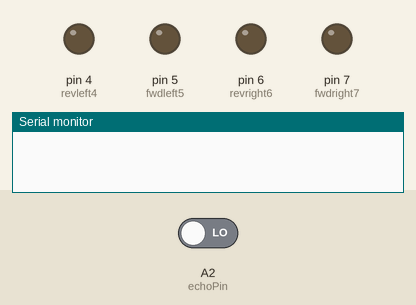
A sketch run on a simulated Arduino Uno, built with avr-gcc and run on an emulated ATmega328P. Shown: output pins drawn as LEDs (lit = HIGH), the last lines printed to the serial monitor. The inputs (shaded band) are chosen by the test bench; at power-on: A2 (echoPin) LOW. Random numbers use the default seed unless the sketch sets one; pins used as bus, display or sensor lines are not drawn.

Above: at 1.5 s.
At 2.5 s:
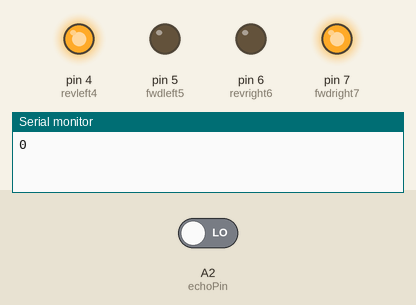
At 3.6 s:
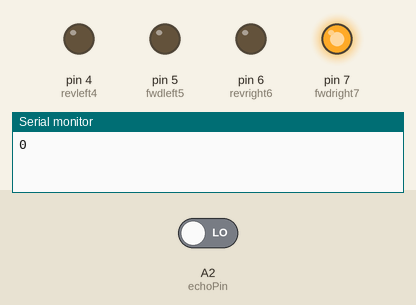
Timing chart, 0 to 6.8 s (numbered marks = the images above):
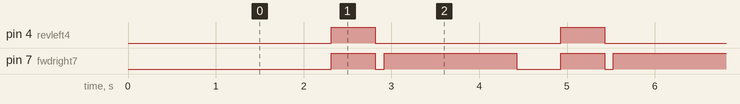

The sketch:

ioana123.ino
```cpp
int trigPin = A1;
int echoPin = A2;
int revleft4 = 4;
int fwdleft5 = 5;
int revright6 = 6;
int fwdright7 = 7;
long duration, distance;

void setup() {

  delay(random(500,2000));
  Serial.begin(9600);
  pinMode(revleft4, OUTPUT);
  pinMode(fwdleft5, OUTPUT);
  pinMode(revright6, OUTPUT);
  pinMode(fwdright7, OUTPUT);

  pinMode(trigPin, OUTPUT);
  pinMode(echoPin, INPUT);
}

void loop() {

  digitalWrite(trigPin, LOW);
  delayMicroseconds(2);
  digitalWrite(trigPin, HIGH);
  delayMicroseconds(10);
  duration = pulseIn(echoPin, HIGH);
  distance = duration / 58.2;
  Serial.println(distance);
  delay(10);
  if (distance > 19)
  {
    digitalWrite(fwdright7, LOW);
    digitalWrite(revright6, HIGH);
    digitalWrite(fwdleft5, HIGH);
    digitalWrite(revleft4, LOW);
  }
  if (distance < 18)
  {
    digitalWrite(fwdright7, LOW);
    digitalWrite(revright6, LOW);
    digitalWrite(fwdleft5, LOW);
    digitalWrite(revleft4, LOW);
    delay(500);
    digitalWrite(fwdright7, HIGH);
    digitalWrite(revright6, LOW);
    digitalWrite(fwdleft5, LOW);
    digitalWrite(revleft4, HIGH);
    delay(500);
    digitalWrite(fwdright7, LOW);
    digitalWrite(revright6, LOW);
    digitalWrite(fwdleft5, LOW);
    digitalWrite(revleft4, LOW);
    delay(100);
    digitalWrite(fwdright7, HIGH);
    digitalWrite(revright6, LOW);
    digitalWrite(revleft4, LOW);
    digitalWrite(fwdleft5, LOW);
    delay(500);
  }
}
```

Measured:
- by itself, pin 4 (revleft4): alternates HIGH for 0.50 s and LOW for 2.1 s
- by itself, pin 7 (fwdright7): repeats every 2.6 s: LOW 0.10 s, HIGH 1.5 s, LOW 0.50 s, HIGH 0.50 s
- by itself, everything shown: repeats every 2.6 s, in 4 steps
